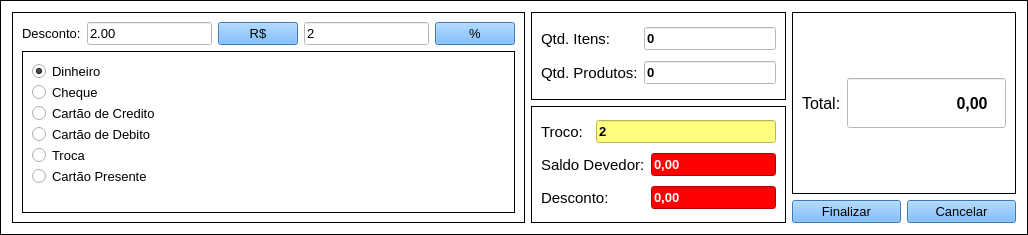
               <widget class="QFrame" name="frame_58">
                <property name="styleSheet">
                 <string notr="true">background-color: rgb(255, 255, 255);</string>
                </property>
                <property name="frameShape">
                 <enum>QFrame::Box</enum>
                </property>
                <property name="frameShadow">
                 <enum>QFrame::Plain</enum>
                </property>
                <layout class="QGridLayout" name="gridLayout_78">
                 <item row="0" column="0" rowspan="3">
                  <widget class="QFrame" name="frame_59">
                   <property name="frameShape">
                    <enum>QFrame::Box</enum>
                   </property>
                   <property name="frameShadow">
                    <enum>QFrame::Plain</enum>
                   </property>
                   <layout class="QGridLayout" name="gridLayout_79">
                    <item row="0" column="0">
                     <widget class="QLabel" name="label_29">
                      <property name="font">
                       <font>
                        <pointsize>10</pointsize>
                       </font>
                      </property>
                      <property name="styleSheet">
                       <string notr="true">color: rgb(0, 0, 0);</string>
                      </property>
                      <property name="text">
                       <string>Desconto:</string>
                      </property>
                     </widget>
                    </item>
                    <item row="0" column="1">
                     <widget class="QLineEdit" name="desconto_2">
                      <property name="enabled">
                       <bool>true</bool>
                      </property>
                      <property name="font">
                       <font>
                        <pointsize>10</pointsize>
                        <weight>50</weight>
                        <bold>false</bold>
                       </font>
                      </property>
                      <property name="styleSheet">
                       <string notr="true"/>
                      </property>
                      <property name="text">
                       <string>2.00</string>
                      </property>
                     </widget>
                    </item>
                    <item row="0" column="2">
                     <widget class="QPushButton" name="pushButton_4">
                      <property name="font">
                       <font>
                        <pointsize>10</pointsize>
                        <weight>50</weight>
                        <bold>false</bold>
                       </font>
                      </property>
                      <property name="styleSheet">
                       <string notr="true">background-color: rgb(85, 170, 255);</string>
                      </property>
                      <property name="text">
                       <string>R$</string>
                      </property>
                     </widget>
                    </item>
                    <item row="0" column="3">
                     <widget class="QLineEdit" name="porcento_2">
                      <property name="enabled">
                       <bool>true</bool>
                      </property>
                      <property name="font">
                       <font>
                        <pointsize>10</pointsize>
                        <weight>50</weight>
                        <bold>false</bold>
                       </font>
                      </property>
                      <property name="styleSheet">
                       <string notr="true"/>
                      </property>
                      <property name="text">
                       <string>2</string>
                      </property>
                     </widget>
                    </item>
                    <item row="0" column="4">
                     <widget class="QPushButton" name="pushButton_5">
                      <property name="font">
                       <font>
                        <pointsize>10</pointsize>
                       </font>
                      </property>
                      <property name="styleSheet">
                       <string notr="true">background-color: rgb(85, 170, 255);</string>
                      </property>
                      <property name="text">
                       <string>%</string>
                      </property>
                     </widget>
                    </item>
                    <item row="1" column="0" colspan="5">
                     <widget class="QFrame" name="frame_60">
                      <property name="frameShape">
                       <enum>QFrame::Box</enum>
                      </property>
                      <property name="frameShadow">
                       <enum>QFrame::Plain</enum>
                      </property>
                      <layout class="QGridLayout" name="gridLayout_80">
                       <item row="0" column="0">
                        <layout class="QVBoxLayout" name="verticalLayout_3">
                         <property name="spacing">
                          <number>0</number>
                         </property>
                         <property name="bottomMargin">
                          <number>16</number>
                         </property>
                         <item>
                          <widget class="QRadioButton" name="radioButton_7">
                           <property name="font">
                            <font>
                             <pointsize>10</pointsize>
                            </font>
                           </property>
                           <property name="text">
                            <string>Dinheiro</string>
                           </property>
                           <property name="checked">
                            <bool>true</bool>
                           </property>
                          </widget>
                         </item>
                         <item>
                          <widget class="QRadioButton" name="radioButton_8">
                           <property name="font">
                            <font>
                             <pointsize>10</pointsize>
                            </font>
                           </property>
                           <property name="text">
                            <string>Cheque</string>
                           </property>
                          </widget>
                         </item>
                         <item>
                          <widget class="QRadioButton" name="radioButton_9">
                           <property name="font">
                            <font>
                             <pointsize>10</pointsize>
                            </font>
                           </property>
                           <property name="text">
                            <string>Cartão de Credito</string>
                           </property>
                          </widget>
                         </item>
                         <item>
                          <widget class="QRadioButton" name="radioButton_10">
                           <property name="font">
                            <font>
                             <pointsize>10</pointsize>
                            </font>
                           </property>
                           <property name="text">
                            <string>Cartão de Debito</string>
                           </property>
                          </widget>
                         </item>
                         <item>
                          <widget class="QRadioButton" name="radioButton_11">
                           <property name="font">
                            <font>
                             <pointsize>10</pointsize>
                            </font>
                           </property>
                           <property name="text">
                            <string>Troca</string>
                           </property>
                          </widget>
                         </item>
                         <item>
                          <widget class="QRadioButton" name="radioButton_12">
                           <property name="font">
                            <font>
                             <pointsize>10</pointsize>
                            </font>
                           </property>
                           <property name="text">
                            <string>Cartão Presente</string>
                           </property>
                          </widget>
                         </item>
                        </layout>
                       </item>
                      </layout>
                     </widget>
                    </item>
                   </layout>
                  </widget>
                 </item>
                 <item row="0" column="1">
                  <widget class="QFrame" name="frame_61">
                   <property name="frameShape">
                    <enum>QFrame::Box</enum>
                   </property>
                   <property name="frameShadow">
                    <enum>QFrame::Plain</enum>
                   </property>
                   <layout class="QGridLayout" name="gridLayout_81">
                    <item row="0" column="0">
                     <widget class="QLabel" name="label_35">
                      <property name="font">
                       <font>
                        <pointsize>11</pointsize>
                       </font>
                      </property>
                      <property name="styleSheet">
                       <string notr="true">color: rgb(0, 0, 0);</string>
                      </property>
                      <property name="text">
                       <string>Qtd. Itens:</string>
                      </property>
                     </widget>
                    </item>
                    <item row="0" column="1">
                     <widget class="QLineEdit" name="qtItens">
                      <property name="enabled">
                       <bool>true</bool>
                      </property>
                      <property name="font">
                       <font>
                        <pointsize>10</pointsize>
                        <weight>75</weight>
                        <bold>true</bold>
                       </font>
                      </property>
                      <property name="styleSheet">
                       <string notr="true"/>
                      </property>
                      <property name="text">
                       <string>0</string>
                      </property>
                     </widget>
                    </item>
                    <item row="1" column="0">
                     <widget class="QLabel" name="label_116">
                      <property name="font">
                       <font>
                        <pointsize>11</pointsize>
                       </font>
                      </property>
                      <property name="styleSheet">
                       <string notr="true">color: rgb(0, 0, 0);</string>
                      </property>
                      <property name="text">
                       <string>Qtd. Produtos:</string>
                      </property>
                     </widget>
                    </item>
                    <item row="1" column="1">
                     <widget class="QLineEdit" name="qtprodutos">
                      <property name="enabled">
                       <bool>true</bool>
                      </property>
                      <property name="font">
                       <font>
                        <pointsize>10</pointsize>
                        <weight>75</weight>
                        <bold>true</bold>
                       </font>
                      </property>
                      <property name="styleSheet">
                       <string notr="true"/>
                      </property>
                      <property name="text">
                       <string>0</string>
                      </property>
                     </widget>
                    </item>
                   </layout>
                  </widget>
                 </item>
                 <item row="0" column="2" rowspan="2" colspan="2">
                  <widget class="QFrame" name="frame_62">
                   <property name="frameShape">
                    <enum>QFrame::Box</enum>
                   </property>
                   <property name="frameShadow">
                    <enum>QFrame::Plain</enum>
                   </property>
                   <layout class="QGridLayout" name="gridLayout_82">
                    <item row="0" column="0">
                     <widget class="QLabel" name="label_117">
                      <property name="font">
                       <font>
                        <pointsize>12</pointsize>
                        <weight>50</weight>
                        <bold>false</bold>
                       </font>
                      </property>
                      <property name="styleSheet">
                       <string notr="true">color: rgb(0, 0, 0);</string>
                      </property>
                      <property name="text">
                       <string>Total:</string>
                      </property>
                     </widget>
                    </item>
                    <item row="0" column="1">
                     <widget class="QLineEdit" name="total">
                      <property name="enabled">
                       <bool>true</bool>
                      </property>
                      <property name="minimumSize">
                       <size>
                        <width>0</width>
                        <height>50</height>
                       </size>
                      </property>
                      <property name="font">
                       <font>
                        <pointsize>12</pointsize>
                        <weight>75</weight>
                        <bold>true</bold>
                       </font>
                      </property>
                      <property name="styleSheet">
                       <string notr="true"/>
                      </property>
                      <property name="text">
                       <string>                        0,00  </string>
                      </property>
                     </widget>
                    </item>
                   </layout>
                  </widget>
                 </item>
                 <item row="1" column="1" rowspan="2">
                  <widget class="QFrame" name="frame_63">
                   <property name="frameShape">
                    <enum>QFrame::Box</enum>
                   </property>
                   <property name="frameShadow">
                    <enum>QFrame::Plain</enum>
                   </property>
                   <layout class="QGridLayout" name="gridLayout_83">
                    <item row="0" column="0">
                     <widget class="QLabel" name="label_118">
                      <property name="font">
                       <font>
                        <pointsize>11</pointsize>
                       </font>
                      </property>
                      <property name="styleSheet">
                       <string notr="true">color: rgb(0, 0, 0);</string>
                      </property>
                      <property name="text">
                       <string>Troco:</string>
                      </property>
                     </widget>
                    </item>
                    <item row="1" column="2">
                     <widget class="QLineEdit" name="saldoDevedor">
                      <property name="enabled">
                       <bool>true</bool>
                      </property>
                      <property name="font">
                       <font>
                        <pointsize>10</pointsize>
                        <weight>75</weight>
                        <bold>true</bold>
                       </font>
                      </property>
                      <property name="styleSheet">
                       <string notr="true">background-color: rgb(255, 0, 0);
color: rgb(255, 255, 255);</string>
                      </property>
                      <property name="text">
                       <string>0,00</string>
                      </property>
                     </widget>
                    </item>
                    <item row="2" column="0" colspan="2">
                     <widget class="QLabel" name="label_120">
                      <property name="font">
                       <font>
                        <pointsize>11</pointsize>
                       </font>
                      </property>
                      <property name="styleSheet">
                       <string notr="true">color: rgb(0, 0, 0);</string>
                      </property>
                      <property name="text">
                       <string>Desconto:</string>
                      </property>
                     </widget>
                    </item>
                    <item row="2" column="2">
                     <widget class="QLineEdit" name="descontoTotal">
                      <property name="enabled">
                       <bool>true</bool>
                      </property>
                      <property name="font">
                       <font>
                        <pointsize>10</pointsize>
                        <weight>75</weight>
                        <bold>true</bold>
                       </font>
                      </property>
                      <property name="styleSheet">
                       <string notr="true">background-color: rgb(255, 0, 0);
color: rgb(255, 255, 255);</string>
                      </property>
                      <property name="text">
                       <string>0,00</string>
                      </property>
                     </widget>
                    </item>
                    <item row="1" column="0" colspan="2">
                     <widget class="QLabel" name="label_119">
                      <property name="font">
                       <font>
                        <pointsize>11</pointsize>
                       </font>
                      </property>
                      <property name="styleSheet">
                       <string notr="true">color: rgb(0, 0, 0);</string>
                      </property>
                      <property name="text">
                       <string>Saldo Devedor:</string>
                      </property>
                     </widget>
                    </item>
                    <item row="0" column="1" colspan="2">
                     <widget class="QLineEdit" name="troco">
                      <property name="enabled">
                       <bool>true</bool>
                      </property>
                      <property name="font">
                       <font>
                        <pointsize>10</pointsize>
                        <weight>75</weight>
                        <bold>true</bold>
                       </font>
                      </property>
                      <property name="styleSheet">
                       <string notr="true">background-color: rgb(255, 255, 127);
color: rgb(0, 0, 0);</string>
                      </property>
                      <property name="text">
                       <string>2</string>
                      </property>
                     </widget>
                    </item>
                   </layout>
                  </widget>
                 </item>
                 <item row="2" column="3">
                  <widget class="QPushButton" name="cancelar_2">
                   <property name="font">
                    <font>
                     <pointsize>10</pointsize>
                    </font>
                   </property>
                   <property name="styleSheet">
                    <string notr="true">background-color: rgb(85, 170, 255);</string>
                   </property>
                   <property name="text">
                    <string>Cancelar</string>
                   </property>
                   <property name="icon">
                    <iconset>
                     <normaloff>../Imagens/Atualizar.png</normaloff>../Imagens/Atualizar.png</iconset>
                   </property>
                   <property name="iconSize">
                    <size>
                     <width>32</width>
                     <height>30</height>
                    </size>
                   </property>
                  </widget>
                 </item>
                 <item row="2" column="2">
                  <widget class="QPushButton" name="finalizarVendas">
                   <property name="font">
                    <font>
                     <pointsize>10</pointsize>
                    </font>
                   </property>
                   <property name="styleSheet">
                    <string notr="true">background-color: rgb(85, 170, 255);</string>
                   </property>
                   <property name="text">
                    <string>Finalizar</string>
                   </property>
                   <property name="icon">
                    <iconset>
                     <normaloff>../Imagens/vendaavista.ico</normaloff>../Imagens/vendaavista.ico</iconset>
                   </property>
                   <property name="iconSize">
                    <size>
                     <width>30</width>
                     <height>32</height>
                    </size>
                   </property>
                  </widget>
                 </item>
                </layout>
               </widget>
